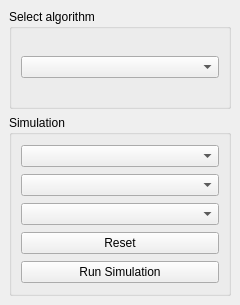
<?xml version="1.0" encoding="UTF-8"?>
<ui version="4.0">
 <class>DockWidget</class>
 <widget class="QDockWidget" name="DockWidget">
  <property name="geometry">
   <rect>
    <x>0</x>
    <y>0</y>
    <width>240</width>
    <height>305</height>
   </rect>
  </property>
  <property name="maximumSize">
   <size>
    <width>240</width>
    <height>400</height>
   </size>
  </property>
  <property name="windowTitle">
   <string>ELVIS</string>
  </property>
  <widget class="QWidget" name="dockWidgetContents">
   <layout class="QVBoxLayout" name="verticalLayout">
    <item>
     <widget class="QGroupBox" name="groupBox">
      <property name="maximumSize">
       <size>
        <width>16777215</width>
        <height>100</height>
       </size>
      </property>
      <property name="title">
       <string>Select algorithm</string>
      </property>
      <layout class="QVBoxLayout" name="verticalLayout_2">
       <item>
        <widget class="QComboBox" name="algorithm_select"/>
       </item>
      </layout>
     </widget>
    </item>
    <item>
     <widget class="QGroupBox" name="simulation_group">
      <property name="title">
       <string>Simulation</string>
      </property>
      <layout class="QVBoxLayout" name="verticalLayout_3">
       <item>
        <widget class="QComboBox" name="building_select"/>
       </item>
       <item>
        <widget class="QComboBox" name="landmark_from_select"/>
       </item>
       <item>
        <widget class="QComboBox" name="landmark_to_select"/>
       </item>
       <item>
        <widget class="QPushButton" name="pushButton">
         <property name="text">
          <string>Reset</string>
         </property>
        </widget>
       </item>
       <item>
        <widget class="QPushButton" name="run_simulation_button">
         <property name="text">
          <string>Run Simulation</string>
         </property>
        </widget>
       </item>
      </layout>
     </widget>
    </item>
   </layout>
  </widget>
 </widget>
 <resources/>
 <connections/>
</ui>
